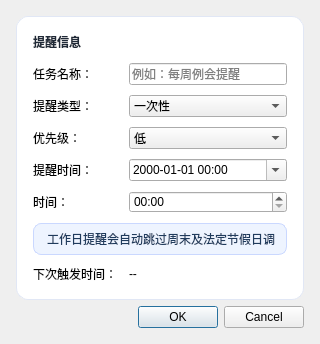
<?xml version="1.0" encoding="UTF-8"?>
<ui version="4.0">
 <class>ReminderEdit</class>
 <widget class="QDialog" name="ReminderEdit">
  <property name="geometry">
   <rect>
    <x>0</x>
    <y>0</y>
    <width>320</width>
    <height>260</height>
   </rect>
  </property>
  <property name="windowTitle">
   <string>编辑提醒</string>
  </property>
  <layout class="QVBoxLayout" name="mainLayout">
   <property name="leftMargin">
    <number>16</number>
   </property>
   <property name="topMargin">
    <number>16</number>
   </property>
   <property name="rightMargin">
    <number>16</number>
   </property>
   <property name="bottomMargin">
    <number>16</number>
   </property>
   <item>
    <widget class="QFrame" name="bodyFrame">
     <property name="frameShape">
      <enum>QFrame::NoFrame</enum>
     </property>
     <property name="frameShadow">
      <enum>QFrame::Plain</enum>
     </property>
     <property name="styleSheet">
      <string notr="true">QFrame#bodyFrame{background-color:#ffffff;border:1px solid #e1e7f5;border-radius:12px;}</string>
     </property>
     <layout class="QVBoxLayout" name="bodyLayout">
      <property name="spacing">
       <number>12</number>
      </property>
      <property name="leftMargin">
       <number>16</number>
      </property>
      <property name="topMargin">
       <number>16</number>
      </property>
      <property name="rightMargin">
       <number>16</number>
      </property>
      <property name="bottomMargin">
       <number>16</number>
      </property>
      <item>
       <widget class="QLabel" name="sectionTitle">
        <property name="text">
         <string>提醒信息</string>
        </property>
        <property name="styleSheet">
         <string notr="true">font-size:12px;font-weight:600;color:#1f2937;</string>
        </property>
       </widget>
      </item>
      <item>
       <layout class="QFormLayout" name="formLayout">
        <property name="formAlignment">
         <set>Qt::AlignLeft|Qt::AlignTop</set>
        </property>
        <property name="horizontalSpacing">
         <number>12</number>
        </property>
        <property name="verticalSpacing">
         <number>10</number>
        </property>
        <item row="0" column="0">
         <widget class="QLabel" name="nameLabel">
          <property name="text">
           <string>任务名称：</string>
          </property>
         </widget>
        </item>
        <item row="0" column="1">
         <widget class="QLineEdit" name="nameEdit">
          <property name="maxLength">
           <number>6</number>
          </property>
          <property name="placeholderText">
           <string>例如：每周例会提醒</string>
          </property>
         </widget>
        </item>
        <item row="1" column="0">
         <widget class="QLabel" name="typeLabel">
          <property name="text">
           <string>提醒类型：</string>
          </property>
         </widget>
        </item>
        <item row="1" column="1">
         <widget class="QComboBox" name="typeCombo">
          <item>
           <property name="text">
            <string>一次性</string>
           </property>
          </item>
          <item>
           <property name="text">
            <string>每天</string>
           </property>
          </item>
          <item>
           <property name="text">
            <string>工作日</string>
           </property>
          </item>
         </widget>
        </item>
        <item row="2" column="0">
         <widget class="QLabel" name="priorityLabel">
          <property name="text">
           <string>优先级：</string>
          </property>
         </widget>
        </item>
        <item row="2" column="1">
         <widget class="QComboBox" name="priorityCombo">
          <item>
           <property name="text">
            <string>低</string>
           </property>
          </item>
          <item>
           <property name="text">
            <string>中</string>
           </property>
          </item>
          <item>
           <property name="text">
            <string>高</string>
           </property>
          </item>
         </widget>
        </item>
        <item row="3" column="0">
         <widget class="QLabel" name="dateTimeLabel">
          <property name="text">
           <string>提醒时间：</string>
          </property>
         </widget>
        </item>
        <item row="3" column="1">
         <widget class="QDateTimeEdit" name="dateTimeEdit">
          <property name="displayFormat">
           <string>yyyy-MM-dd HH:mm</string>
          </property>
          <property name="calendarPopup">
           <bool>true</bool>
          </property>
         </widget>
        </item>
        <item row="4" column="0">
         <widget class="QLabel" name="timeLabel">
          <property name="text">
           <string>时间：</string>
          </property>
         </widget>
        </item>
        <item row="4" column="1">
         <widget class="QTimeEdit" name="timeEdit">
          <property name="displayFormat">
           <string>HH:mm</string>
          </property>
         </widget>
        </item>
        <item row="5" column="0" colspan="2">
         <widget class="QLabel" name="workdayHintLabel">
          <property name="visible">
           <bool>false</bool>
          </property>
          <property name="text">
           <string>工作日提醒会自动跳过周末及法定节假日调休。</string>
          </property>
          <property name="wordWrap">
           <bool>true</bool>
          </property>
          <property name="styleSheet">
           <string notr="true">background-color:#eef4ff;border:1px solid #cad8ff;border-radius:8px;padding:6px 10px;color:#1f3b5d;</string>
          </property>
         </widget>
        </item>
        <item row="6" column="0">
         <widget class="QLabel" name="nextTriggerLabelTitle">
          <property name="text">
           <string>下次触发时间：</string>
          </property>
         </widget>
        </item>
        <item row="6" column="1">
         <widget class="QLabel" name="nextTriggerLabel">
          <property name="text">
           <string>--</string>
          </property>
         </widget>
        </item>
       </layout>
      </item>
     </layout>
    </widget>
   </item>
   <item>
    <widget class="QDialogButtonBox" name="buttonBox">
     <property name="orientation">
      <enum>Qt::Orientation::Horizontal</enum>
     </property>
     <property name="standardButtons">
      <set>QDialogButtonBox::StandardButton::Cancel|QDialogButtonBox::StandardButton::Ok</set>
     </property>
    </widget>
   </item>
  </layout>
 </widget>
 <resources/>
 <connections>
  <connection>
   <sender>buttonBox</sender>
   <signal>accepted()</signal>
   <receiver>ReminderEdit</receiver>
   <slot>accept()</slot>
   <hints>
    <hint type="sourcelabel">
     <x>248</x>
     <y>254</y>
    </hint>
    <hint type="destinationlabel">
     <x>157</x>
     <y>274</y>
    </hint>
   </hints>
  </connection>
  <connection>
   <sender>buttonBox</sender>
   <signal>rejected()</signal>
   <receiver>ReminderEdit</receiver>
   <slot>reject()</slot>
   <hints>
    <hint type="sourcelabel">
     <x>316</x>
     <y>260</y>
    </hint>
    <hint type="destinationlabel">
     <x>286</x>
     <y>274</y>
    </hint>
   </hints>
  </connection>
 </connections>
</ui>
